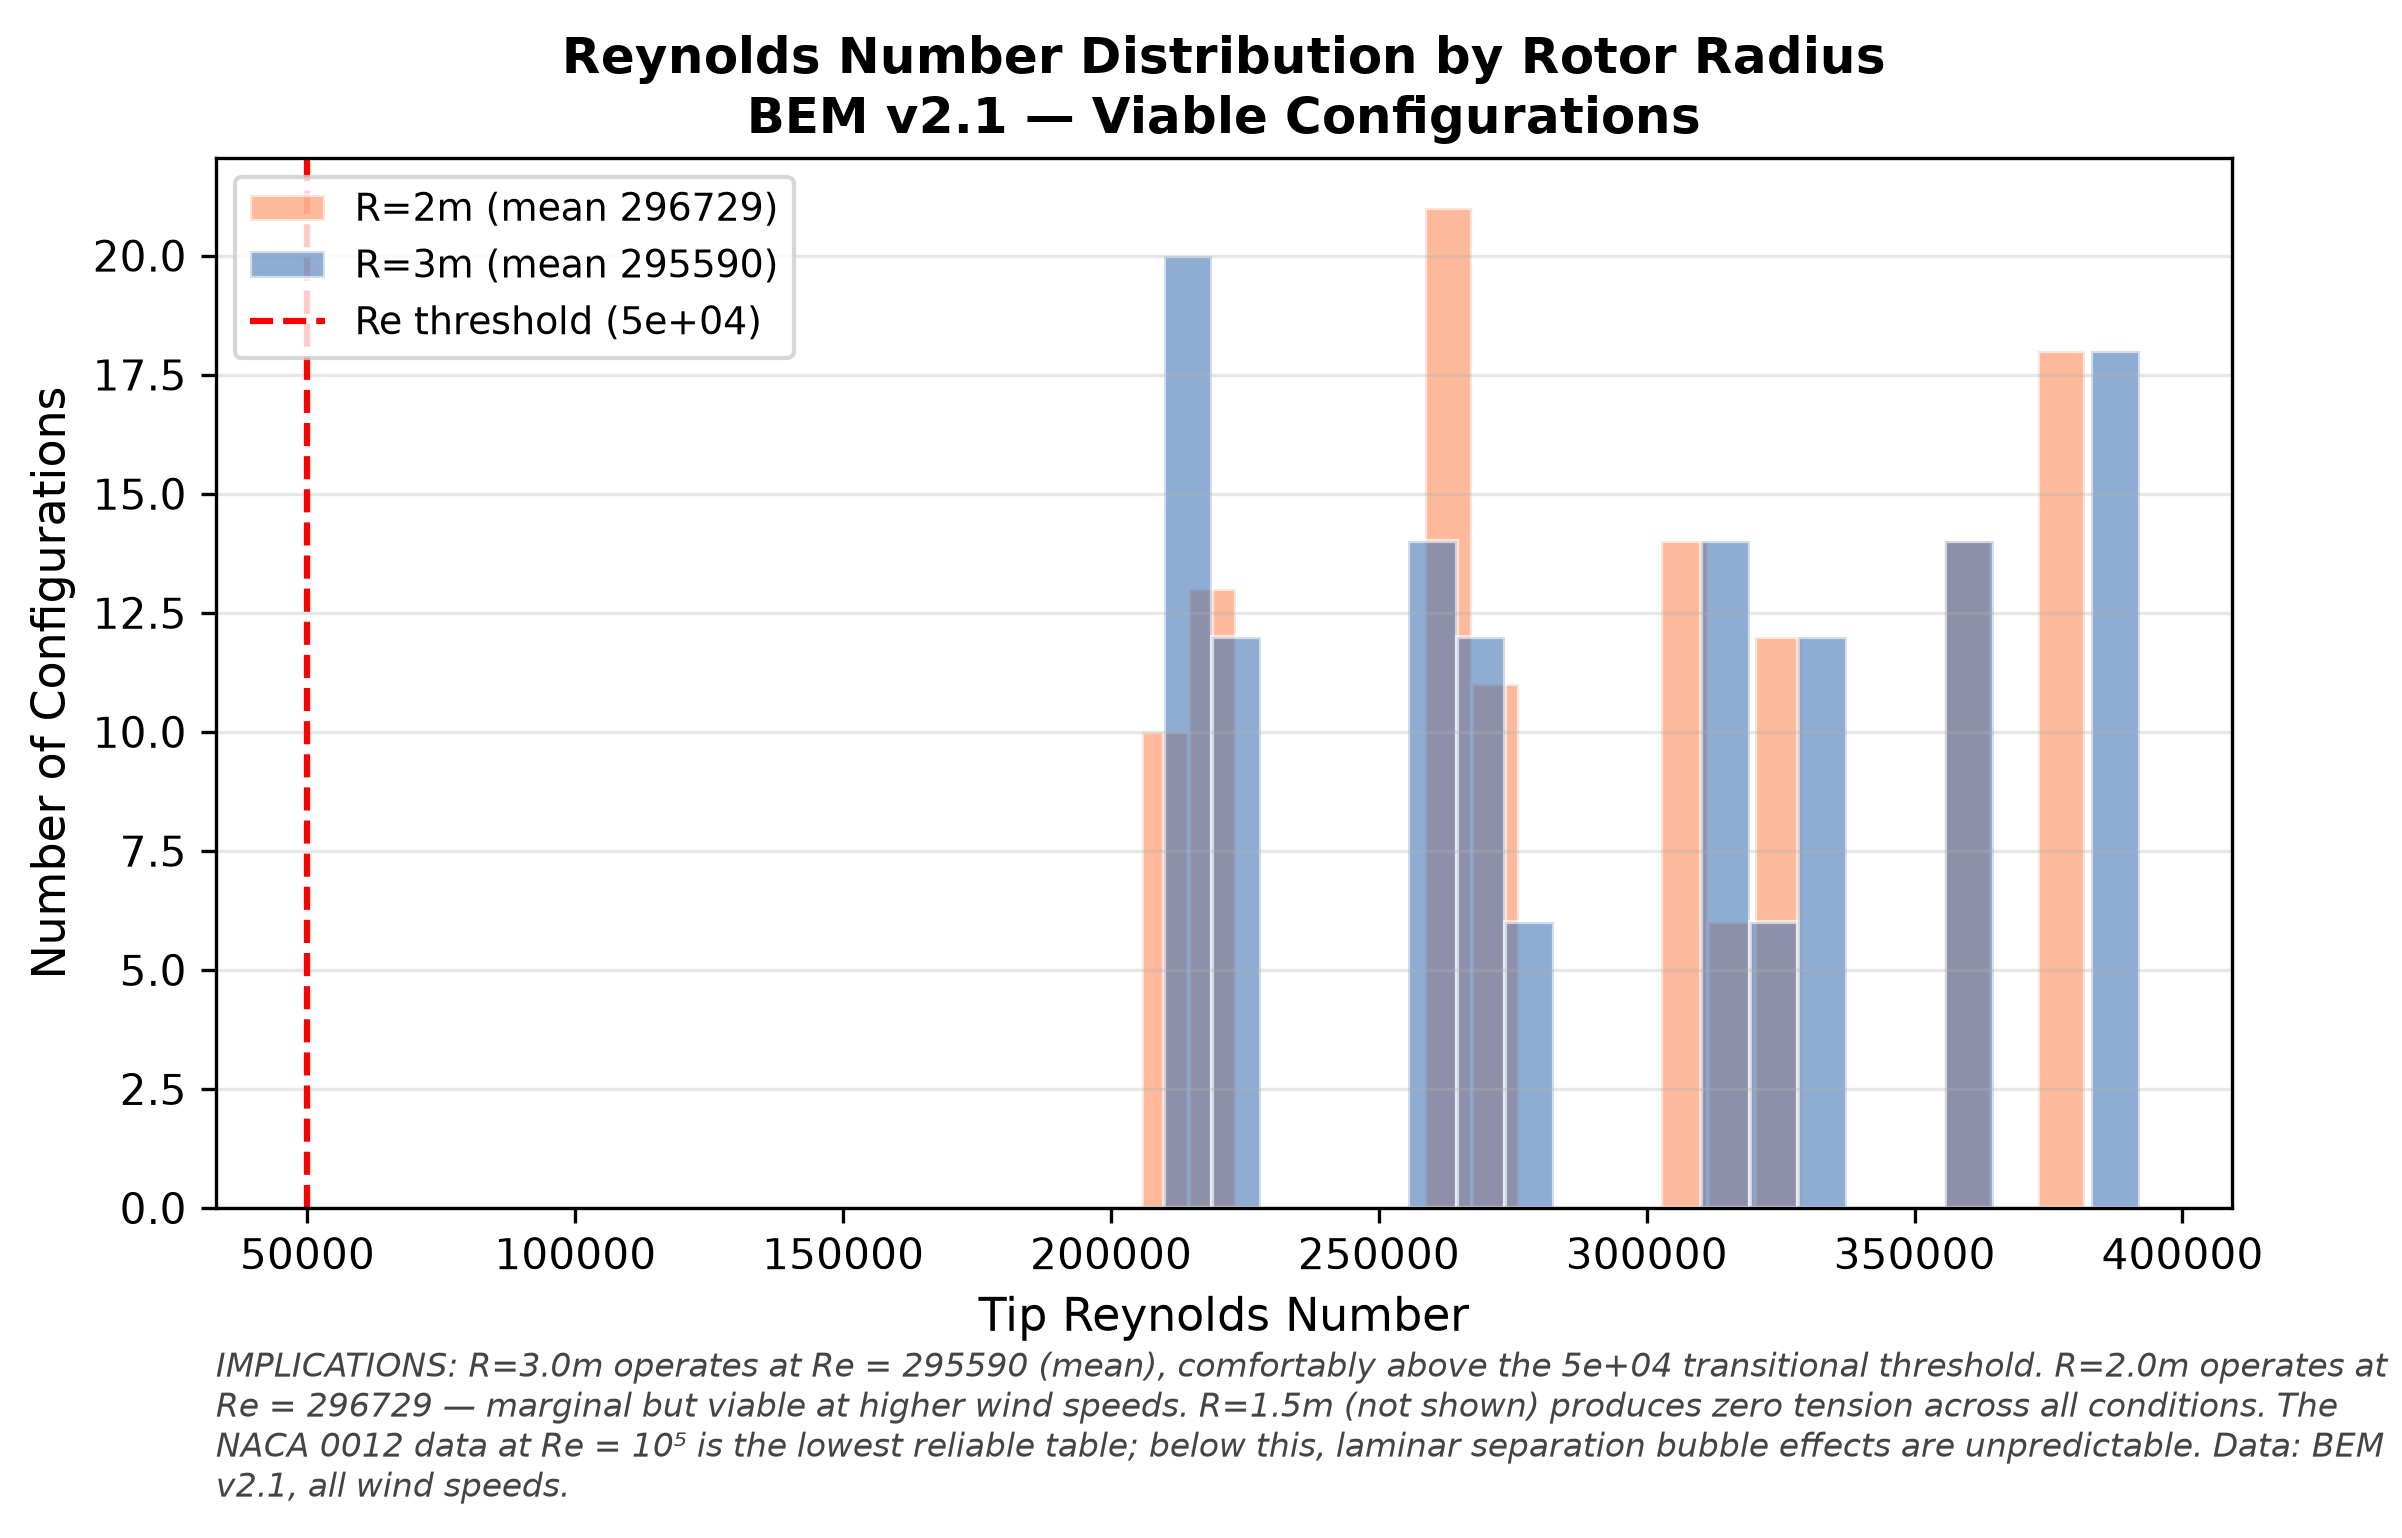

Write the Python code that produced this figure.
#!/usr/bin/env python3
"""viability-reynolds: Reynolds number distribution by radius."""
import csv, matplotlib
matplotlib.use("Agg")
import matplotlib.pyplot as plt
import numpy as np

CHORD = 0.15; NU = 1.5e-5; RE_MIN = 5e4

rows = []
with open("../../bem_full_sweep.tsv") as f:
    for r in csv.DictReader(f, delimiter="\t"):
        t = float(r["anchor_tension"])
        if t <= 0:
            continue
        ts = float(r["tip_speed_bem"])
        rows.append({
            "radius": float(r["radius"]),
            "re": ts * CHORD / NU,
        })

fig, ax = plt.subplots(figsize=(8, 5))
fig.patch.set_facecolor("white"); ax.set_facecolor("white")

radii = [2.0, 3.0]
colors = {2.0: "#fc8d59", 3.0: "#4575b4"}

for rad in radii:
    re_vals = [r["re"] for r in rows if r["radius"] == rad]
    ax.hist(re_vals, bins=20, color=colors[rad], alpha=0.6,
            label=f"R={rad:.0f}m (mean {np.mean(re_vals):.0f})",
            edgecolor="white")

ax.axvline(RE_MIN, color="red", linestyle="--", linewidth=1.5,
           label=f"Re threshold ({RE_MIN:.0e})")
ax.set_xlabel("Tip Reynolds Number", fontsize=11)
ax.set_ylabel("Number of Configurations", fontsize=11)
ax.set_title("Reynolds Number Distribution by Rotor Radius\n"
             "BEM v2.1 — Viable Configurations",
             fontsize=12, fontweight="bold")
ax.legend(fontsize=9)
ax.grid(True, alpha=0.3, axis="y")

caption = (
    f"IMPLICATIONS: R=3.0m operates at Re = {np.mean([r['re'] for r in rows if r['radius']==3.0]):.0f} "
    f"(mean), comfortably above the {RE_MIN:.0e} transitional threshold. "
    f"R=2.0m operates at Re = {np.mean([r['re'] for r in rows if r['radius']==2.0]):.0f} "
    f"\u2014 marginal but viable at higher wind speeds. "
    f"R=1.5m (not shown) produces zero tension across all conditions. "
    f"The NACA 0012 data at Re = 10\u2075 is the lowest reliable table; "
    f"below this, laminar separation bubble effects are unpredictable. "
    f"Data: BEM v2.1, all wind speeds."
)
fig.text(0.10, 0.02, caption, fontsize=8, color="#444444",
         ha="left", va="bottom", style="italic", wrap=True)
plt.subplots_adjust(left=0.10, right=0.94, top=0.92, bottom=0.22)
fig.savefig("viability-reynolds.png", dpi=300, facecolor="white", bbox_inches="tight")
fig.savefig("viability-reynolds.pdf", facecolor="white", bbox_inches="tight")
plt.close()
print("viability-reynolds.png + .pdf generated")
